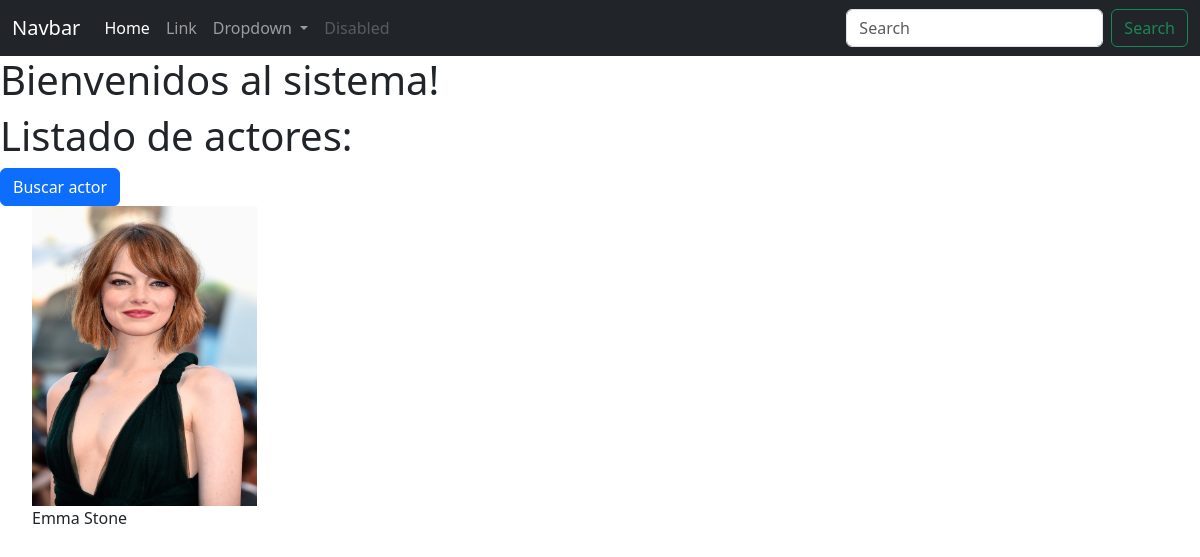
/AppCoder/listarActores/, run on the app's committed database.
### AppCoder/models.py (models this page shows, shortened)
class actor(models.Model):
    nombre = models.CharField(max_length=80)
    apellido = models.CharField(max_length=80)
    edad = models.IntegerField()
    nacionalidad = models.CharField(max_length=80)
    foto = models.ImageField(upload_to="fotos", null=True, blank=True)

### AppCoder/views.py (the view)
# urls.py: path("listarActores/", listarActores, name="listarActores"),
def listarActores(request):
    actores = actor.objects.all()
    return render (request, "AppCoder/listarActores.html", {"actores": actores})

### AppCoder/templates/AppCoder/listarActores.html (shortened to what this page needs)
{% extends "AppCoder/padre.html" %}
{% load static %}
{% block contenido %}
    <h1 class="font-weight-light">Listado de actores:</h1>
<a class="btn btn-primary" href="{% url 'busquedaActor' %}">Buscar actor</a>
<ul style="list-style: none;">
    {% for actor in actores %}
    <li>
        <img src="/media/{{actor.foto}}" height="300" width="225" alt=""> <br>{{ actor.nombre }} {{ actor.apellido }}</br></li>
    {% endfor %}
</ul>
{% endblock %}

### data on the page
actor: foto (picture), nombre "Emma", apellido "Stone"
